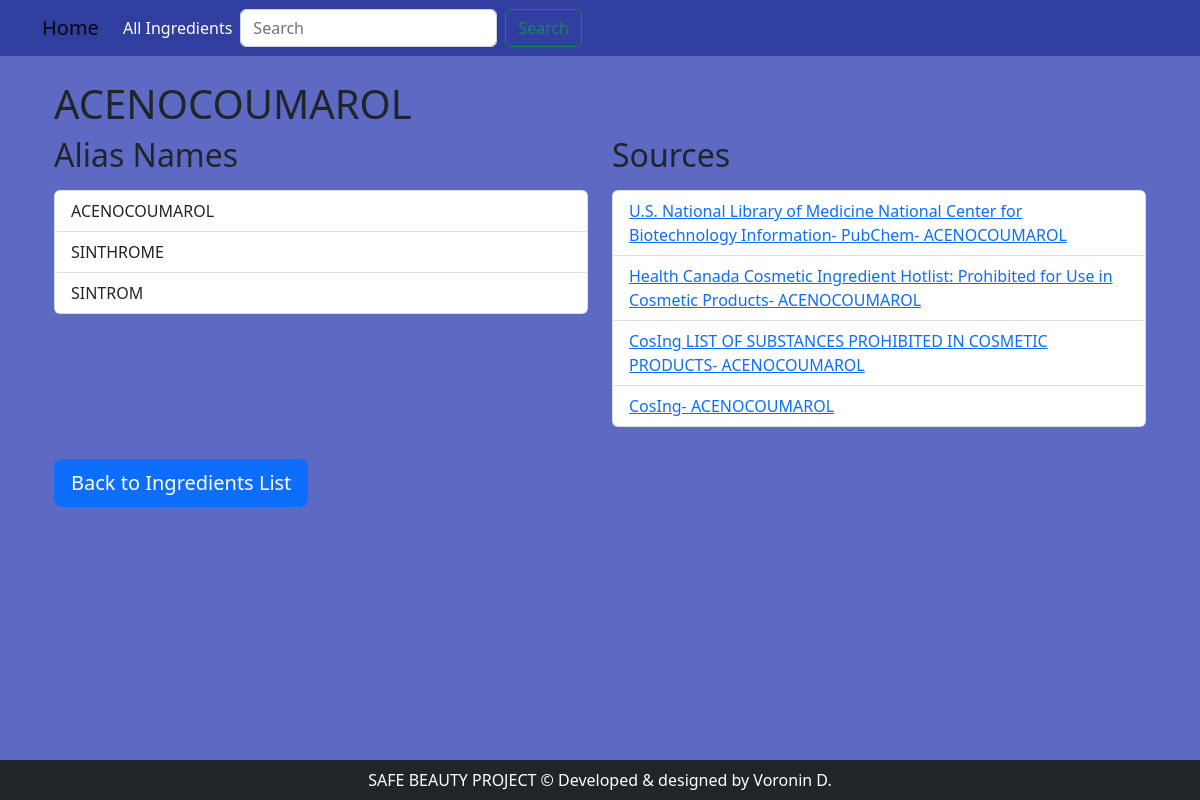
/ingredient/22/, run on the app's committed database.
### mainapp/models.py (models this page shows, shortened)
class Ingredient(models.Model):
    cas_number = models.CharField(max_length=20, blank=True, null=True)
    created_at = models.DateTimeField(default=timezone.now, null=False)
    id = models.AutoField(primary_key=True)
    inci_name = models.CharField(max_length=255, blank=True, null=True)
    more_info = models.TextField(blank=True, null=True)
    name = models.CharField(max_length=255, blank=True, null=True)
    organic = models.BooleanField(null=True)
    pubmed_count = models.IntegerField(blank=True, null=True)
    pubmed_term = models.CharField(max_length=255, blank=True, null=True)
    usage = models.TextField(blank=True, null=True)
    explanation = models.TextField(blank=True, null=True)
    notes = models.TextField(blank=True, null=True)
    updated_at = models.DateTimeField(default=timezone.now, null=False)

class IngredientAliasName(models.Model):
    ingredient = models.ForeignKey(Ingredient, on_delete=models.CASCADE, related_name='ingredient_alias_names')
    name = models.CharField(max_length=255, blank=True, null=True)

class Source(models.Model):
    ingredient = models.ForeignKey(Ingredient, on_delete=models.CASCADE, related_name='sources')
    created_at = models.DateTimeField(default=timezone.now, null=False)
    id = models.AutoField(primary_key=True)
    link = models.URLField(default="Ссылки на источник временно недоступны", blank=True, null=True)
    name = models.CharField(max_length=255, blank=True, null=True)
    short_name = models.CharField(max_length=255, blank=True, null=True)
    updated_at = models.DateTimeField(default=timezone.now, null=False)

### mainapp/views.py (the view)
# urls.py: path('ingredient/<int:pk>/', IngredientDetailView.as_view(), name='ingredient_detail'),
class IngredientDetailView(DetailView):
    model = Ingredient
    template_name = 'mainapp/ingredient_detail.html'
    context_object_name = 'ingredient'
    def get_context_data(self, **kwargs):
        context = super().get_context_data(**kwargs)
        ingredient = self.object
        sources = ingredient.sources.all()
        context['sources'] = sources
        return context

### mainapp/templates/mainapp/ingredient_detail.html (shortened to what this page needs)
{% extends 'base.html' %}
{% block content %}
<div class="container mt-4">
    <h1>{{ ingredient.name }}</h1>
    <div class="row">
        <div class="col-md-6">
            <h2>Alias Names</h2>
            <ul class="list-group mt-3">
                {% for alias in ingredient.ingredient_alias_names.all %}
                <li class="list-group-item">{{ alias.name }}</li>
                {% endfor %}
            </ul>
        </div>
        <div class="col-md-6">
            <h2>Sources</h2>
            <ul class="list-group mt-3">
                {% for source in sources %}
                <li class="list-group-item">
                    <a href="{{ source.link }}">{{ source.name }}</a>
                </li>
                {% endfor %}
            </ul>
        </div>
    </div>
    <div class="mt-3 mb-5">
        <a class="btn btn-primary btn-lg mt-3" href="{% url 'ingredient_list' %}">
             Back to Ingredients List
        </a>
    </div>
</div>
{% endblock %}

### templates/base.html (style rules this page uses)
body { background-color: #5c6ac4; }

### data on the page
Ingredient: name "ACENOCOUMAROL"
IngredientAliasName: name "ACENOCOUMAROL"
IngredientAliasName: name "SINTHROME"
IngredientAliasName: name "SINTROM"
Source: name "U.S. National Library of Medicine National Center for Biotechnology Information- PubChem- ACENOCOUMAROL"
Source: name "Health Canada Cosmetic Ingredient Hotlist: Prohibited for Use in Cosmetic Products- ACENOCOUMAROL"
Source: name "CosIng LIST OF SUBSTANCES PROHIBITED IN COSMETIC PRODUCTS- ACENOCOUMAROL"
Source: name "CosIng- ACENOCOUMAROL"
